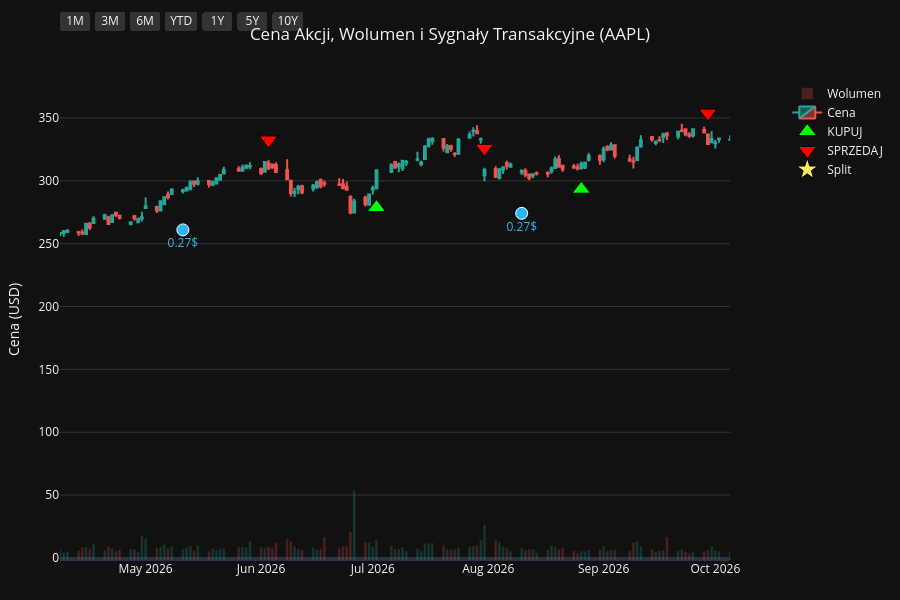
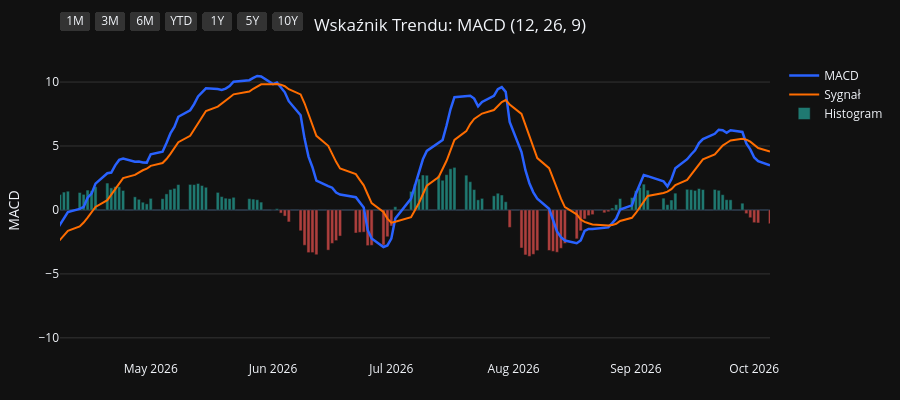
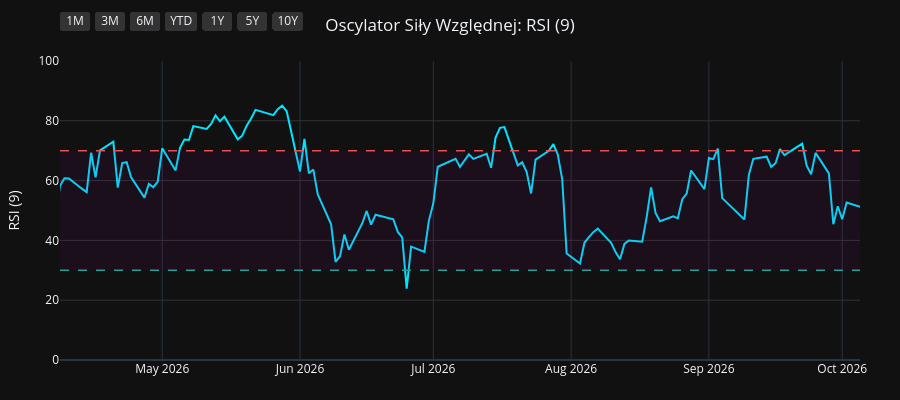
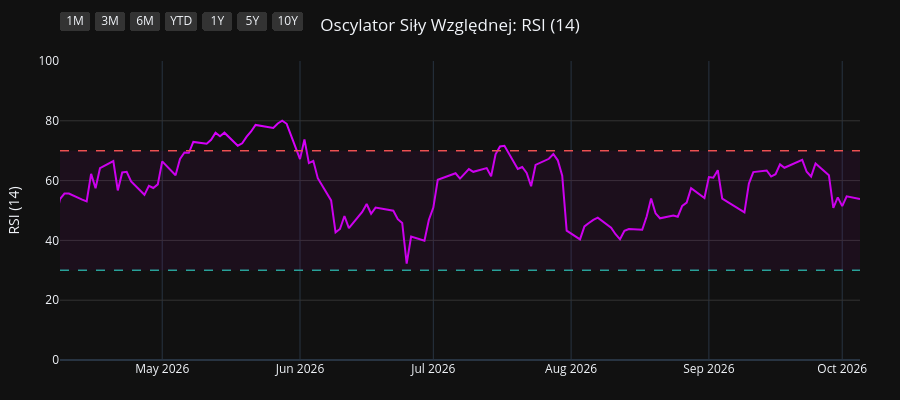

Source (notebook cell) for these figures, in order:
### Code cell
import os
import yfinance as yf
import pandas as pd
import pandas_ta as ta
import plotly.graph_objects as go
from plotly.subplots import make_subplots

# 1. Pobranie i przygotowanie danych
symbol = os.environ.get("STOCK_TICKER", "").strip().upper()
if not symbol:
    raise RuntimeError("Set STOCK_TICKER before running price_extractor.ipynb")
df = yf.Ticker(symbol).history(period="10y")
df.index = df.index.tz_localize(None)

# Wskaźniki i sygnały
df.ta.macd(fast=12, slow=26, signal=9, append=True)
df.ta.rsi(length=9, append=True)
df.ta.rsi(length=14, append=True)
df.ta.rsi(length=21, append=True)
df.dropna(inplace=True)

macd = df['MACD_12_26_9']
signal = df['MACDs_12_26_9']
wczorajszy_macd = macd.shift(1)
wczorajszy_signal = signal.shift(1)

df['Decyzja'] = 'BRAK'
df.loc[(macd > signal) & (wczorajszy_macd <= wczorajszy_signal), 'Decyzja'] = 'KUPUJ'
df.loc[(macd < signal) & (wczorajszy_macd >= wczorajszy_signal), 'Decyzja'] = 'SPRZEDAJ'

df_kupuj = df[df['Decyzja'] == 'KUPUJ']
df_sprzedaj = df[df['Decyzja'] == 'SPRZEDAJ']
df_dywidendy = df[df['Dividends'] > 0]
df_splity = df[df['Stock Splits'] > 0]

# Wspólna konfiguracja osi X
konfiguracja_osi_x = dict(
    type="date",
    showspikes=True, spikemode="across", spikesnap="cursor", spikedash="dot", spikecolor="#ffffff", spikethickness=1, hoverformat="%Y-%m-%d",
    rangeselector=dict(
        buttons=list([
            dict(count=1, label="1M", step="month", stepmode="backward"),
            dict(count=3, label="3M", step="month", stepmode="backward"),
            dict(count=6, label="6M", step="month", stepmode="backward"),
            dict(count=1, label="YTD", step="year", stepmode="todate"),
            dict(count=1, label="1Y", step="year", stepmode="backward"),
            dict(count=5, label="5Y", step="year", stepmode="backward"),
            dict(step="all", label="10Y")
        ]),
        bgcolor="#333333", activecolor="#2962ff", x=0, y=1.1
    )
)

# ==========================================
# WYKRES 1: CENA + WOLUMEN + SYGNAŁY
# ==========================================
fig1 = make_subplots(specs=[[{"secondary_y": True}]])

kolory_wolumenu = ['#26a69a' if row['Close'] >= row['Open'] else '#ef5350' for index, row in df.iterrows()]
fig1.add_trace(go.Bar(x=df.index, y=df['Volume'], marker_color=kolory_wolumenu, opacity=0.25, name='Wolumen'), secondary_y=True)
fig1.add_trace(go.Candlestick(x=df.index, open=df['Open'], high=df['High'], low=df['Low'], close=df['Close'], name='Cena', increasing_line_color='#26a69a', decreasing_line_color='#ef5350'), secondary_y=False)
fig1.add_trace(go.Scatter(x=df_kupuj.index, y=df_kupuj['Low'] * 0.95, customdata=df_kupuj[['Low', 'High']], mode='markers', marker=dict(symbol='triangle-up', size=16, color='#00ff00', line=dict(width=1, color='black')), name='KUPUJ', hovertemplate='KUPUJ<br>Najniższa: %{customdata[0]:.2f}<br>Najwyższa: %{customdata[1]:.2f}<extra></extra>'), secondary_y=False)
fig1.add_trace(go.Scatter(x=df_sprzedaj.index, y=df_sprzedaj['High'] * 1.05, customdata=df_sprzedaj[['Low', 'High']], mode='markers', marker=dict(symbol='triangle-down', size=16, color='#ff0000', line=dict(width=1, color='black')), name='SPRZEDAJ', hovertemplate='SPRZEDAJ<br>Najniższa: %{customdata[0]:.2f}<br>Najwyższa: %{customdata[1]:.2f}<extra></extra>'), secondary_y=False)

if not df_dywidendy.empty:
    fig1.add_trace(go.Scatter(x=df_dywidendy.index, y=df_dywidendy['Low'] * 0.90, mode='markers+text', marker=dict(symbol='circle', size=12, color='#29b6f6', line=dict(width=1, color='white')), text=df_dywidendy['Dividends'].apply(lambda x: f"{x}$"), textposition="bottom center", name='Dywidenda', showlegend=False, hovertemplate='Dywidenda: %{text}<extra></extra>', textfont=dict(color="#29b6f6")), secondary_y=False)
if not df_splity.empty:
                    fig1.add_trace(go.Scatter(x=df_splity.index, y=df_splity['High'], mode='markers+text', marker=dict(symbol='star', size=16, color='#ffee58', line=dict(width=1, color='black')), text=df_splity['Stock Splits'].apply(lambda x: f"{x:g}:1" if x >= 1 else f"1:{1 / x:g}"), textposition="top center", name='Split', hovertemplate='%{text}<extra></extra>', textfont=dict(color="#ffee58")), secondary_y=False)

fig1.update_layout(title=dict(text=f"Cena Akcji, Wolumen i Sygnały Transakcyjne ({symbol})", x=0.5, xanchor='center'), dragmode='pan', xaxis_rangeslider_visible=False, template='plotly_dark', height=600, hovermode='x unified', margin=dict(l=60, r=40, t=60, b=40))
fig1.update_xaxes(**konfiguracja_osi_x)
fig1.update_xaxes(range=[df.index.max() - pd.Timedelta(days=180), df.index.max()])
fig1.update_yaxes(title_text="Cena (USD)", secondary_y=False, gridcolor='#333333')
fig1.update_yaxes(range=[0, df['Volume'].max() * 4], showgrid=False, showticklabels=False, secondary_y=True)
fig1.show(config={'scrollZoom': True})

# ==========================================
# WYKRES 2: WSKAŹNIK MACD
# ==========================================
fig2 = go.Figure()
fig2.add_trace(go.Scatter(x=df.index, y=df['MACD_12_26_9'], line=dict(color='#2962ff', width=2.5), name='MACD'))
fig2.add_trace(go.Scatter(x=df.index, y=df['MACDs_12_26_9'], line=dict(color='#ff6d00', width=2), name='Sygnał'))
kolory_macd = ['#26a69a' if val >= 0 else '#ef5350' for val in df['MACDh_12_26_9']]
fig2.add_trace(go.Bar(x=df.index, y=df['MACDh_12_26_9'], marker_color=kolory_macd, name='Histogram', opacity=0.7))
fig2.update_layout(title=dict(text="Wskaźnik Trendu: MACD (12, 26, 9)", x=0.5, xanchor='center'), dragmode='pan', xaxis_rangeslider_visible=False, template='plotly_dark', height=400, hovermode='x unified', margin=dict(l=60, r=40, t=60, b=40))
fig2.update_xaxes(**konfiguracja_osi_x)
fig2.update_xaxes(range=[df.index.max() - pd.Timedelta(days=180), df.index.max()])
fig2.update_yaxes(title_text="MACD", gridcolor='#333333')
fig2.show(config={'scrollZoom': True})

# ==========================================
# WYKRES 3: OSCYLATOR RSI (9)
# ==========================================
fig3 = go.Figure()
fig3.add_trace(go.Scatter(x=df.index, y=df['RSI_9'], line=dict(color='#00e5ff', width=2), name='RSI (9)'))
fig3.add_hline(y=70, line_dash="dash", line_color="#ef5350", line_width=1.5)
fig3.add_hline(y=30, line_dash="dash", line_color="#26a69a", line_width=1.5)
fig3.add_hrect(y0=30, y1=70, line_width=0, fillcolor="purple", opacity=0.1)
fig3.update_layout(title=dict(text="Oscylator Siły Względnej: RSI (9)", x=0.5, xanchor='center'), dragmode='pan', xaxis_rangeslider_visible=False, template='plotly_dark', height=400, hovermode='x unified', margin=dict(l=60, r=40, t=60, b=40))
fig3.update_xaxes(**konfiguracja_osi_x)
fig3.update_xaxes(range=[df.index.max() - pd.Timedelta(days=180), df.index.max()])
fig3.update_yaxes(title_text="RSI (9)", range=[0, 100], gridcolor='#333333')
fig3.show(config={'scrollZoom': True})

# ==========================================
# WYKRES 4: OSCYLATOR RSI (14)
# ==========================================
fig4 = go.Figure()
fig4.add_trace(go.Scatter(x=df.index, y=df['RSI_14'], line=dict(color='#d500f9', width=2), name='RSI (14)'))
fig4.add_hline(y=70, line_dash="dash", line_color="#ef5350", line_width=1.5)
fig4.add_hline(y=30, line_dash="dash", line_color="#26a69a", line_width=1.5)
fig4.add_hrect(y0=30, y1=70, line_width=0, fillcolor="purple", opacity=0.1)
fig4.update_layout(title=dict(text="Oscylator Siły Względnej: RSI (14)", x=0.5, xanchor='center'), dragmode='pan', xaxis_rangeslider_visible=False, template='plotly_dark', height=400, hovermode='x unified', margin=dict(l=60, r=40, t=60, b=40))
fig4.update_xaxes(**konfiguracja_osi_x)
fig4.update_xaxes(range=[df.index.max() - pd.Timedelta(days=180), df.index.max()])
fig4.update_yaxes(title_text="RSI (14)", range=[0, 100], gridcolor='#333333')
fig4.show(config={'scrollZoom': True})

# ==========================================
# WYKRES 5: OSCYLATOR RSI (21)
# ==========================================
fig5 = go.Figure()
fig5.add_trace(go.Scatter(x=df.index, y=df['RSI_21'], line=dict(color='#64dd17', width=2), name='RSI (21)'))
fig5.add_hline(y=70, line_dash="dash", line_color="#ef5350", line_width=1.5)
fig5.add_hline(y=30, line_dash="dash", line_color="#26a69a", line_width=1.5)
fig5.add_hrect(y0=30, y1=70, line_width=0, fillcolor="purple", opacity=0.1)
fig5.update_layout(title=dict(text="Oscylator Siły Względnej: RSI (21)", x=0.5, xanchor='center'), dragmode='pan', xaxis_rangeslider_visible=False, template='plotly_dark', height=400, hovermode='x unified', margin=dict(l=60, r=40, t=60, b=40))
fig5.update_xaxes(**konfiguracja_osi_x)
fig5.update_xaxes(range=[df.index.max() - pd.Timedelta(days=180), df.index.max()])
fig5.update_yaxes(title_text="RSI (21)", range=[0, 100], gridcolor='#333333')
fig5.show(config={'scrollZoom': True})

### Figure 1 — Plotly figure (JSON) as saved in the notebook; plotly's stock layout.template omitted (floating-point values rounded to 4 significant figures; data arrays with more than 128 entries replaced by an {"elided": "..."} marker saying what was removed)
{"data": [{"marker": {"color": {"elided": "2479 str values"}}, "name": "Wolumen", "opacity": 0.25, "type": "bar", "x": {"elided": "2479 str values"}, "xaxis": "x", "y": {"elided": "2479 int values"}, "yaxis": "y2"}, {"close": {"elided": "2479 float values"}, "decreasing": {"line": {"color": "#ef5350"}}, "high": {"elided": "2479 float values"}, "increasing": {"line": {"color": "#26a69a"}}, "low": {"elided": "2479 float values"}, "name": "Cena", "open": {"elided": "2479 float values"}, "type": "candlestick", "x": {"elided": "2479 str values"}, "xaxis": "x", "yaxis": "y"}, {"customdata": {"elided": "88x2 float values"}, "hovertemplate": "KUPUJ<br>Najniższa: %{customdata[0]:.2f}<br>Najwyższa: %{customdata[1]:.2f}<extra></extra>", "marker": {"color": "#00ff00", "line": {"color": "black", "width": 1}, "size": 16, "symbol": "triangle-up"}, "mode": "markers", "name": "KUPUJ", "type": "scatter", "x": ["2017-01-06T00:00:00", "2017-01-25T00:00:00", "2017-05-01T00:00:00", "2017-07-10T00:00:00", "2017-08-29T00:00:00", "2017-10-06T00:00:00", "2017-12-18T00:00:00", "2018-01-08T00:00:00", "2018-02-14T00:00:00", "2018-04-10T00:00:00", "2018-05-02T00:00:00", "2018-06-06T00:00:00", "2018-07-09T00:00:00", "2018-08-01T00:00:00", "2018-10-02T00:00:00", "2018-12-03T00:00:00", "2018-12-12T00:00:00", "2018-12-28T00:00:00", "2019-03-12T00:00:00", "2019-04-02T00:00:00", "2019-04-18T00:00:00", "2019-06-06T00:00:00", "2019-07-23T00:00:00", "2019-08-19T00:00:00", "2019-09-05T00:00:00", "2019-10-07T00:00:00", "2019-12-16T00:00:00", "2020-03-27T00:00:00", "2020-06-08T00:00:00", "2020-07-08T00:00:00", "2020-07-20T00:00:00", "2020-07-31T00:00:00", "2020-10-01T00:00:00", "2020-11-06T00:00:00", "2020-12-01T00:00:00", "2021-01-22T00:00:00", "2021-03-15T00:00:00", "2021-06-07T00:00:00", "2021-08-17T00:00:00", "2021-08-31T00:00:00", "2021-10-14T00:00:00", "2021-11-17T00:00:00", "2022-02-01T00:00:00", "2022-03-18T00:00:00", "2022-05-27T00:00:00", "2022-06-23T00:00:00", "2022-10-17T00:00:00", "2022-11-11T00:00:00", "2023-01-09T00:00:00", "2023-03-16T00:00:00", "2023-04-19T00:00:00", "2023-05-01T00:00:00", "2023-05-05T00:00:00", "2023-05-18T00:00:00", "2023-05-31T00:00:00", "2023-06-27T00:00:00", "2023-08-25T00:00:00", "2023-10-04T00:00:00", "2023-11-02T00:00:00", "2023-12-08T00:00:00", "2023-12-13T00:00:00", "2024-01-19T00:00:00", "2024-03-18T00:00:00", "2024-04-25T00:00:00", "2024-06-05T00:00:00", "2024-06-07T00:00:00", "2024-06-11T00:00:00", "2024-07-02T00:00:00", "2024-08-14T00:00:00", "2024-09-20T00:00:00", "2024-10-10T00:00:00", "2024-11-19T00:00:00", "2025-01-29T00:00:00", "2025-03-25T00:00:00", "2025-04-15T00:00:00", "2025-05-12T00:00:00", "2025-06-06T00:00:00", "2025-06-23T00:00:00", "2025-08-07T00:00:00", "2025-09-03T00:00:00", "2025-09-19T00:00:00", "2025-10-23T00:00:00", "2025-11-28T00:00:00", "2026-01-28T00:00:00", "2026-02-24T00:00:00", "2026-03-31T00:00:00", "2026-07-02T00:00:00", "2026-08-26T00:00:00"], "xaxis": "x", "y": [25.43, 26.27, 31.79, 31.57, 35.37, 34.17, 38.8, 38.59, 36.29, 38.21, 38.72, 42.92, 42.34, 44.13, 50.86, 40.81, 38.06, 34.81, 40.57, 43.21, 45.81, 41.36, 47.06, 47.87, 48.21, 51.47, 63.32, 56.61, 75.2, 86.47, 88.28, 92.66, 106.6, 107.1, 110.7, 124.5, 111.2, 115.5, 138.1, 140.2, 131.1, 140.1, 159.9, 148.4, 135.2, 126.2, 130.7, 134.7, 121.2, 141.7, 154.7, 157.6, 159.6, 161.5, 165.5, 173.8, 164.8, 160.3, 164.5, 181.8, 182.9, 177.2, 163.1, 158.0, 183.4, 182.7, 182.2, 202.4, 207.0, 214.4, 214.0, 213.8, 220.7, 207.8, 188.6, 195.5, 191.0, 188.1, 204.8, 221.8, 227.4, 244.2, 261.5, 241.1, 253.9, 234.3, 278.8, 293.4], "yaxis": "y"}, {"customdata": {"elided": "89x2 float values"}, "hovertemplate": "SPRZEDAJ<br>Najniższa: %{customdata[0]:.2f}<br>Najwyższa: %{customdata[1]:.2f}<extra></extra>", "marker": {"color": "#ff0000", "line": {"color": "black", "width": 1}, "size": 16, "symbol": "triangle-down"}, "mode": "markers", "name": "SPRZEDAJ", "type": "scatter", "x": ["2017-01-04T00:00:00", "2017-01-24T00:00:00", "2017-02-27T00:00:00", "2017-05-22T00:00:00", "2017-08-21T00:00:00", "2017-09-06T00:00:00", "2017-11-16T00:00:00", "2017-12-26T00:00:00", "2018-01-24T00:00:00", "2018-03-19T00:00:00", "2018-04-20T00:00:00", "2018-05-25T00:00:00", "2018-06-08T00:00:00", "2018-07-30T00:00:00", "2018-09-07T00:00:00", "2018-10-08T00:00:00", "2018-12-10T00:00:00", "2018-12-20T00:00:00", "2019-03-06T00:00:00", "2019-03-28T00:00:00", "2019-04-15T00:00:00", "2019-04-26T00:00:00", "2019-07-17T00:00:00", "2019-08-02T00:00:00", "2019-08-27T00:00:00", "2019-09-24T00:00:00", "2019-11-20T00:00:00", "2020-01-24T00:00:00", "2020-05-27T00:00:00", "2020-06-29T00:00:00", "2020-07-17T00:00:00", "2020-07-21T00:00:00", "2020-09-03T00:00:00", "2020-10-21T00:00:00", "2020-11-23T00:00:00", "2021-01-05T00:00:00", "2021-02-01T00:00:00", "2021-04-29T00:00:00", "2021-07-21T00:00:00", "2021-08-18T00:00:00", "2021-09-10T00:00:00", "2021-11-10T00:00:00", "2021-12-17T00:00:00", "2022-02-17T00:00:00", "2022-04-08T00:00:00", "2022-06-13T00:00:00", "2022-08-22T00:00:00", "2022-11-04T00:00:00", "2022-11-29T00:00:00", "2023-02-21T00:00:00", "2023-04-11T00:00:00", "2023-04-20T00:00:00", "2023-05-02T00:00:00", "2023-05-16T00:00:00", "2023-05-22T00:00:00", "2023-06-26T00:00:00", "2023-07-10T00:00:00", "2023-09-11T00:00:00", "2023-10-20T00:00:00", "2023-11-30T00:00:00", "2023-12-11T00:00:00", "2023-12-19T00:00:00", "2024-01-31T00:00:00", "2024-04-19T00:00:00", "2024-05-29T00:00:00", "2024-06-06T00:00:00", "2024-06-10T00:00:00", "2024-06-25T00:00:00", "2024-07-18T00:00:00", "2024-09-04T00:00:00", "2024-10-07T00:00:00", "2024-10-25T00:00:00", "2024-12-30T00:00:00", "2025-03-03T00:00:00", "2025-04-03T00:00:00", "2025-05-08T00:00:00", "2025-05-22T00:00:00", "2025-06-11T00:00:00", "2025-07-29T00:00:00", "2025-08-25T00:00:00", "2025-09-10T00:00:00", "2025-10-07T00:00:00", "2025-11-07T00:00:00", "2025-12-08T00:00:00", "2026-02-13T00:00:00", "2026-03-02T00:00:00", "2026-06-03T00:00:00", "2026-07-31T00:00:00", "2026-09-29T00:00:00"], "xaxis": "x", "y": [28.12, 28.99, 33.32, 37.62, 38.58, 39.83, 42.15, 42.05, 43.48, 43.7, 42.16, 46.88, 47.46, 47.51, 55.9, 55.76, 42.34, 40.35, 43.87, 47.39, 49.96, 51.25, 51.47, 51.8, 52.53, 56.05, 67.23, 81.69, 80.93, 91.97, 98.68, 100.8, 131.1, 120.8, 119.9, 134.3, 138.0, 139.9, 149.4, 154.4, 159.2, 154.0, 177.9, 176.5, 176.4, 139.0, 174.9, 147.2, 149.4, 156.3, 167.7, 173.4, 176.0, 179.1, 180.8, 194.6, 196.6, 186.8, 181.7, 197.4, 200.7, 204.3, 194.1, 172.8, 200.0, 204.4, 205.2, 219.9, 239.7, 230.9, 235.0, 242.8, 264.3, 254.7, 216.5, 208.8, 211.9, 213.7, 224.5, 239.9, 243.1, 269.3, 284.9, 292.9, 274.9, 279.4, 332.5, 325.9, 353.9], "yaxis": "y"}, {"hovertemplate": "Dywidenda: %{text}<extra></extra>", "marker": {"color": "#29b6f6", "line": {"color": "white", "width": 1}, "size": 12, "symbol": "circle"}, "mode": "markers+text", "name": "Dywidenda", "showlegend": false, "text": ["0.1425$", "0.1575$", "0.1575$", "0.1575$", "0.1575$", "0.1825$", "0.1825$", "0.1825$", "0.1825$", "0.1925$", "0.1925$", "0.1925$", "0.1925$", "0.205$", "0.205$", "0.205$", "0.205$", "0.22$", "0.22$", "0.22$", "0.22$", "0.23$", "0.23$", "0.23$", "0.23$", "0.24$", "0.24$", "0.24$", "0.24$", "0.25$", "0.25$", "0.25$", "0.25$", "0.26$", "0.26$", "0.26$", "0.26$", "0.27$", "0.27$"], "textfont": {"color": "#29b6f6"}, "textposition": "bottom center", "type": "scatter", "x": ["2017-02-09T00:00:00", "2017-05-11T00:00:00", "2017-08-10T00:00:00", "2017-11-10T00:00:00", "2018-02-09T00:00:00", "2018-05-11T00:00:00", "2018-08-10T00:00:00", "2018-11-08T00:00:00", "2019-02-08T00:00:00", "2019-05-10T00:00:00", "2019-08-09T00:00:00", "2019-11-07T00:00:00", "2020-02-07T00:00:00", "2020-05-08T00:00:00", "2020-08-07T00:00:00", "2020-11-06T00:00:00", "2021-02-05T00:00:00", "2021-05-07T00:00:00", "2021-08-06T00:00:00", "2021-11-05T00:00:00", "2022-02-04T00:00:00", "2022-05-06T00:00:00", "2022-08-05T00:00:00", "2022-11-04T00:00:00", "2023-02-10T00:00:00", "2023-05-12T00:00:00", "2023-08-11T00:00:00", "2023-11-10T00:00:00", "2024-02-09T00:00:00", "2024-05-10T00:00:00", "2024-08-12T00:00:00", "2024-11-08T00:00:00", "2025-02-10T00:00:00", "2025-05-12T00:00:00", "2025-08-11T00:00:00", "2025-11-10T00:00:00", "2026-02-09T00:00:00", "2026-05-11T00:00:00", "2026-08-10T00:00:00"], "xaxis": "x", "y": [27.24, 31.78, 32.39, 36.63, 31.71, 39.72, 43.94, 44.11, 36.09, 41.46, 43.03, 55.9, 69.03, 66.23, 96.2, 101.5, 118.9, 113.5, 127.8, 131.9, 150.2, 135.9, 143.9, 118.8, 132.1, 151.6, 156.8, 163.2, 167.4, 162.4, 192.4, 202.3, 203.2, 185.2, 201.5, 240.1, 244.1, 261.0, 274.1], "yaxis": "y"}, {"hovertemplate": "%{text}<extra></extra>", "marker": {"color": "#ffee58", "line": {"color": "black", "width": 1}, "size": 16, "symbol": "star"}, "mode": "markers+text", "name": "Split", "text": ["4:1"], "textfont": {"color": "#ffee58"}, "textposition": "top center", "type": "scatter", "x": ["2020-08-31T00:00:00"], "xaxis": "x", "y": [127.0], "yaxis": "y"}], "layout": {"dragmode": "pan", "height": 600, "hovermode": "x unified", "margin": {"b": 40, "l": 60, "r": 40, "t": 60}, "title": {"text": "Cena Akcji, Wolumen i Sygnały Transakcyjne (AAPL)", "x": 0.5, "xanchor": "center"}, "xaxis": {"anchor": "y", "domain": [0.0, 0.94], "hoverformat": "%Y-%m-%d", "range": ["2026-04-08T00:00:00", "2026-10-05T00:00:00"], "rangeselector": {"activecolor": "#2962ff", "bgcolor": "#333333", "buttons": [{"count": 1, "label": "1M", "step": "month", "stepmode": "backward"}, {"count": 3, "label": "3M", "step": "month", "stepmode": "backward"}, {"count": 6, "label": "6M", "step": "month", "stepmode": "backward"}, {"count": 1, "label": "YTD", "step": "year", "stepmode": "todate"}, {"count": 1, "label": "1Y", "step": "year", "stepmode": "backward"}, {"count": 5, "label": "5Y", "step": "year", "stepmode": "backward"}, {"label": "10Y", "step": "all"}], "x": 0, "y": 1.1}, "rangeslider": {"visible": false}, "showspikes": true, "spikecolor": "#ffffff", "spikedash": "dot", "spikemode": "across", "spikesnap": "cursor", "spikethickness": 1, "type": "date"}, "yaxis": {"anchor": "x", "domain": [0.0, 1.0], "gridcolor": "#333333", "title": {"text": "Cena (USD)"}}, "yaxis2": {"anchor": "x", "overlaying": "y", "range": [0, 1791760000], "showgrid": false, "showticklabels": false, "side": "right"}}}

### Figure 2 — Plotly figure (JSON) as saved in the notebook; plotly's stock layout.template omitted (floating-point values rounded to 4 significant figures; data arrays with more than 128 entries replaced by an {"elided": "..."} marker saying what was removed)
{"data": [{"line": {"color": "#2962ff", "width": 2.5}, "name": "MACD", "type": "scatter", "x": {"elided": "2479 str values"}, "y": {"elided": "2479 float values"}}, {"line": {"color": "#ff6d00", "width": 2}, "name": "Sygnał", "type": "scatter", "x": {"elided": "2479 str values"}, "y": {"elided": "2479 float values"}}, {"marker": {"color": {"elided": "2479 str values"}}, "name": "Histogram", "opacity": 0.7, "type": "bar", "x": {"elided": "2479 str values"}, "y": {"elided": "2479 float values"}}], "layout": {"dragmode": "pan", "height": 400, "hovermode": "x unified", "margin": {"b": 40, "l": 60, "r": 40, "t": 60}, "title": {"text": "Wskaźnik Trendu: MACD (12, 26, 9)", "x": 0.5, "xanchor": "center"}, "xaxis": {"hoverformat": "%Y-%m-%d", "range": ["2026-04-08T00:00:00", "2026-10-05T00:00:00"], "rangeselector": {"activecolor": "#2962ff", "bgcolor": "#333333", "buttons": [{"count": 1, "label": "1M", "step": "month", "stepmode": "backward"}, {"count": 3, "label": "3M", "step": "month", "stepmode": "backward"}, {"count": 6, "label": "6M", "step": "month", "stepmode": "backward"}, {"count": 1, "label": "YTD", "step": "year", "stepmode": "todate"}, {"count": 1, "label": "1Y", "step": "year", "stepmode": "backward"}, {"count": 5, "label": "5Y", "step": "year", "stepmode": "backward"}, {"label": "10Y", "step": "all"}], "x": 0, "y": 1.1}, "rangeslider": {"visible": false}, "showspikes": true, "spikecolor": "#ffffff", "spikedash": "dot", "spikemode": "across", "spikesnap": "cursor", "spikethickness": 1, "type": "date"}, "yaxis": {"gridcolor": "#333333", "title": {"text": "MACD"}}}}

### Figure 3 — Plotly figure (JSON) as saved in the notebook; plotly's stock layout.template omitted (floating-point values rounded to 4 significant figures; data arrays with more than 128 entries replaced by an {"elided": "..."} marker saying what was removed)
{"data": [{"line": {"color": "#00e5ff", "width": 2}, "name": "RSI (9)", "type": "scatter", "x": {"elided": "2479 str values"}, "y": {"elided": "2479 float values"}}], "layout": {"dragmode": "pan", "height": 400, "hovermode": "x unified", "margin": {"b": 40, "l": 60, "r": 40, "t": 60}, "shapes": [{"line": {"color": "#ef5350", "dash": "dash", "width": 1.5}, "type": "line", "x0": 0, "x1": 1, "xref": "x domain", "y0": 70, "y1": 70, "yref": "y"}, {"line": {"color": "#26a69a", "dash": "dash", "width": 1.5}, "type": "line", "x0": 0, "x1": 1, "xref": "x domain", "y0": 30, "y1": 30, "yref": "y"}, {"fillcolor": "purple", "line": {"width": 0}, "opacity": 0.1, "type": "rect", "x0": 0, "x1": 1, "xref": "x domain", "y0": 30, "y1": 70, "yref": "y"}], "title": {"text": "Oscylator Siły Względnej: RSI (9)", "x": 0.5, "xanchor": "center"}, "xaxis": {"hoverformat": "%Y-%m-%d", "range": ["2026-04-08T00:00:00", "2026-10-05T00:00:00"], "rangeselector": {"activecolor": "#2962ff", "bgcolor": "#333333", "buttons": [{"count": 1, "label": "1M", "step": "month", "stepmode": "backward"}, {"count": 3, "label": "3M", "step": "month", "stepmode": "backward"}, {"count": 6, "label": "6M", "step": "month", "stepmode": "backward"}, {"count": 1, "label": "YTD", "step": "year", "stepmode": "todate"}, {"count": 1, "label": "1Y", "step": "year", "stepmode": "backward"}, {"count": 5, "label": "5Y", "step": "year", "stepmode": "backward"}, {"label": "10Y", "step": "all"}], "x": 0, "y": 1.1}, "rangeslider": {"visible": false}, "showspikes": true, "spikecolor": "#ffffff", "spikedash": "dot", "spikemode": "across", "spikesnap": "cursor", "spikethickness": 1, "type": "date"}, "yaxis": {"gridcolor": "#333333", "range": [0, 100], "title": {"text": "RSI (9)"}}}}

### Figure 4 — Plotly figure (JSON) as saved in the notebook; plotly's stock layout.template omitted (floating-point values rounded to 4 significant figures; data arrays with more than 128 entries replaced by an {"elided": "..."} marker saying what was removed)
{"data": [{"line": {"color": "#d500f9", "width": 2}, "name": "RSI (14)", "type": "scatter", "x": {"elided": "2479 str values"}, "y": {"elided": "2479 float values"}}], "layout": {"dragmode": "pan", "height": 400, "hovermode": "x unified", "margin": {"b": 40, "l": 60, "r": 40, "t": 60}, "shapes": [{"line": {"color": "#ef5350", "dash": "dash", "width": 1.5}, "type": "line", "x0": 0, "x1": 1, "xref": "x domain", "y0": 70, "y1": 70, "yref": "y"}, {"line": {"color": "#26a69a", "dash": "dash", "width": 1.5}, "type": "line", "x0": 0, "x1": 1, "xref": "x domain", "y0": 30, "y1": 30, "yref": "y"}, {"fillcolor": "purple", "line": {"width": 0}, "opacity": 0.1, "type": "rect", "x0": 0, "x1": 1, "xref": "x domain", "y0": 30, "y1": 70, "yref": "y"}], "title": {"text": "Oscylator Siły Względnej: RSI (14)", "x": 0.5, "xanchor": "center"}, "xaxis": {"hoverformat": "%Y-%m-%d", "range": ["2026-04-08T00:00:00", "2026-10-05T00:00:00"], "rangeselector": {"activecolor": "#2962ff", "bgcolor": "#333333", "buttons": [{"count": 1, "label": "1M", "step": "month", "stepmode": "backward"}, {"count": 3, "label": "3M", "step": "month", "stepmode": "backward"}, {"count": 6, "label": "6M", "step": "month", "stepmode": "backward"}, {"count": 1, "label": "YTD", "step": "year", "stepmode": "todate"}, {"count": 1, "label": "1Y", "step": "year", "stepmode": "backward"}, {"count": 5, "label": "5Y", "step": "year", "stepmode": "backward"}, {"label": "10Y", "step": "all"}], "x": 0, "y": 1.1}, "rangeslider": {"visible": false}, "showspikes": true, "spikecolor": "#ffffff", "spikedash": "dot", "spikemode": "across", "spikesnap": "cursor", "spikethickness": 1, "type": "date"}, "yaxis": {"gridcolor": "#333333", "range": [0, 100], "title": {"text": "RSI (14)"}}}}
